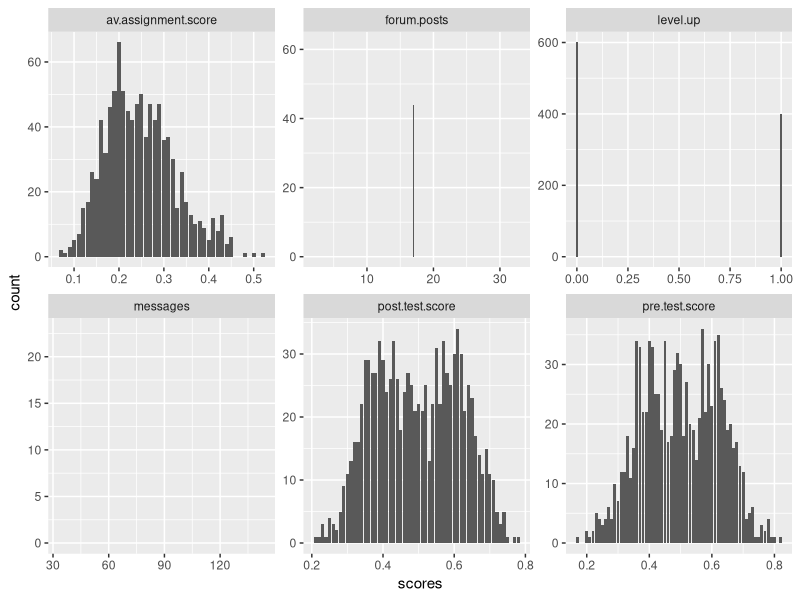
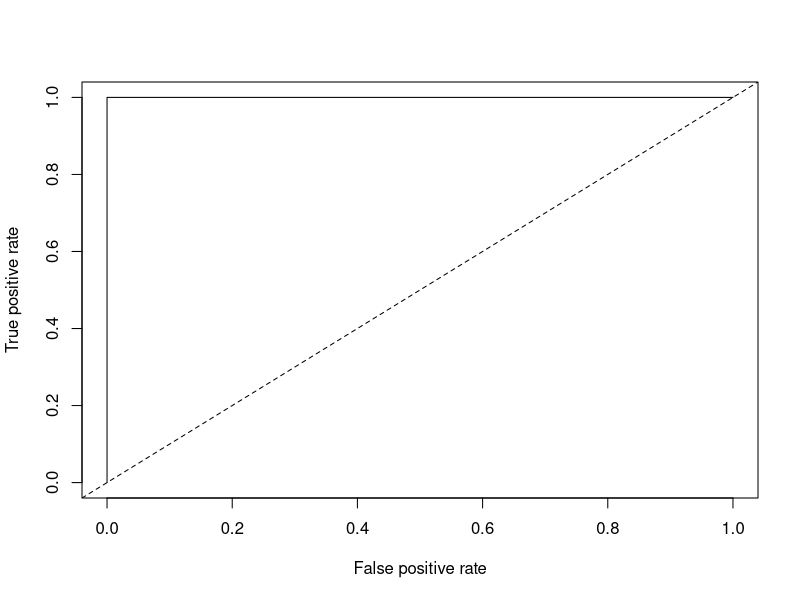

These figures' R source, in order: (Note: this script raises an error after producing the figures.)
## ---- chunk 1

install.packages("readr")
install.packages("dplyr")
install.packages("tidyr")
install.packages("ggplot2")
library(readr)
library(dplyr)
library(tidyr)


DF1 <- read.csv("online.data.csv")
## ---- chunk 2


#Start by creating histograms of the distributions for all variables (#HINT: look up "facet" in the ggplot documentation)

DF2 <- select(DF1, 1:7)
DF2$level.up <- ifelse(DF1$level.up == "yes", 1,0)
DF3 <- gather(DF2, "measure", "scores", 2:7)

#Then visualize the relationships between variables

library(ggplot2)
v <-ggplot(data = DF3, aes(scores)) + geom_histogram(stat = "count")
v + facet_wrap(~measure, scales = "free")

#Try to capture an intution about the data and the relationships

#mainly normal curves/distributions. level up is not even. 

## ---- chunk 3
#Create a classification tree that predicts whether a student "levels up" in the online course using three variables of your choice (As we did last time, set all controls to their minimums)

library(rpart)

c.tree1 <- rpart(level.up ~ av.assignment.score + post.test.score + messages, control = rpart.control(minsplit = 15 ,cp=0.001), method ="class", data = DF1)

#Plot and generate a CP table for your tree 

printcp(c.tree1)

#Generate a probability value that represents the probability that a student levels up based your classification tree 

DF1$pred <- predict(c.tree1, type = "prob")[,2]

#Last class we used type = "class" which predicted the classification for us, this time we are using type = "prob" to see the probability that our classififcation is based on.
## ---- chunk 4
library(stats)
install.packages("ROCR")
library(ROCR)
install.packages("gplots")
library(gplots)

#Plot the curve
pred.detail <- prediction(DF1$pred, DF1$level.up) 
plot(performance(pred.detail, "tpr", "fpr"))
abline(0, 1, lty = 2)


#Calculate the Area Under the Curve
unlist(slot(performance(Pred2,"auc"), "y.values"))

#I can't get the above to work and am stuck - Taha


#Unlist liberates the AUC value from the "performance" object created by ROCR

#Now repeat this process, but using the variables you did not use for the previous model and compare the plots & results of your two models. Which one do you think was the better model? Why?
## ---- chunk 5
#Look at the ROC plot for your first model. Based on this plot choose a probability threshold that balances capturing the most correct predictions against false positives. Then generate a new variable in your data set that classifies each student according to your chosen threshold.

threshold.pred1 <- 

#Now generate three diagnostics:

D1$accuracy.model1 <-

D1$precision.model1 <- 

D1$recall.model1 <- 

#Finally, calculate Kappa for your model according to:

#First generate the table of comparisons
table1 <- table(D1$level.up, D1$threshold.pred1)

#Convert to matrix
matrix1 <- as.matrix(table1)

#Calculate kappa
kappa(matrix1, exact = TRUE)/kappa(matrix1)

#Now choose a different threshold value and repeat these diagnostics. What conclusions can you draw about your two thresholds?
